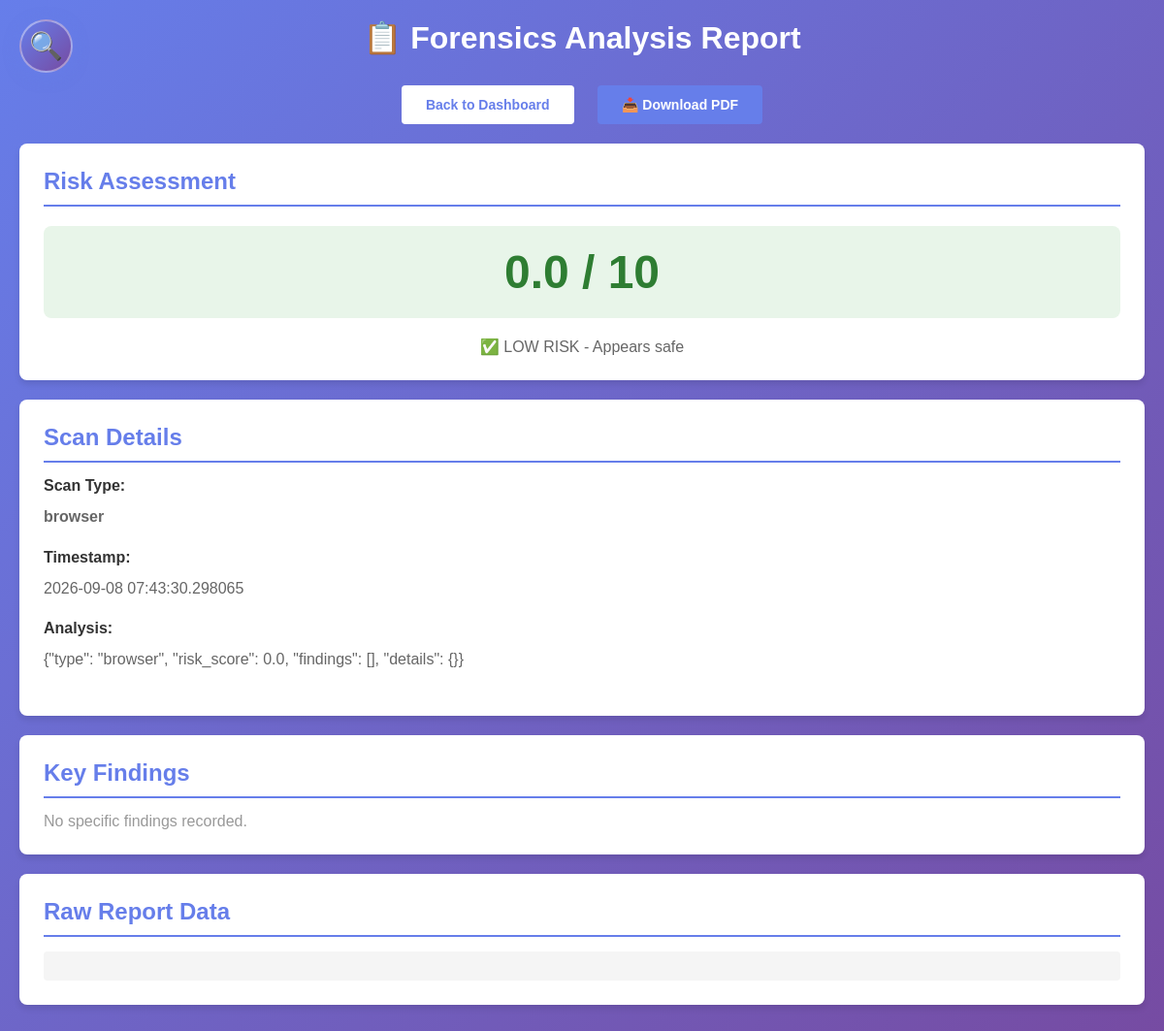
/report/5 (signed in), run on the app's committed database.
### app.py (models this page shows)
class Scan(db.Model):
    id = db.Column(db.Integer, primary_key=True)
    user_id = db.Column(db.Integer, db.ForeignKey('user.id'))
    scan_type = db.Column(db.String(20))
    risk_score = db.Column(db.Float)
    timestamp = db.Column(db.DateTime, default=datetime.utcnow)
    details = db.Column(db.Text)

### app.py (the view)
@app.route('/report/<int:scan_id>')
@login_required
def view_report(scan_id):
    scan = Scan.query.get_or_404(scan_id)
    if scan.user_id != current_user.id:
        return redirect(url_for('index'))
    result = json.loads(scan.details)
    return render_template('report.html', result=result, scan=scan)

### app.py (called while the page is built)
@login_manager.user_loader
def load_user(user_id):
    return User.query.get(int(user_id))

### templates/report.html (shortened to what this page needs)
<!DOCTYPE html>
<html>
<head>
</head>
<body>
    <a href="/" class="home-btn" title="Back to Home"></a>
    <div class="container">
        <div class="header">
            <h1>📋 Forensics Analysis Report</h1>
        </div>
        <div class="actions">
            <a href="/dashboard" class="btn">Back to Dashboard</a>
            <a href="/report/{{ scan.id }}/download" class="btn btn-primary">📥 Download PDF</a>
        </div>
        <div class="card">
            <h2>Risk Assessment</h2>
            <div class="risk-score {% if scan.risk_score >= 7 %}risk-high{% elif scan.risk_score >= 4 %}risk-medium{% else %}risk-low{% endif %}">
                {{ scan.risk_score }} / 10
            </div>
            <p style="text-align: center; color: #666;">
                {% if scan.risk_score >= 7 %}
                    ⚠️ HIGH RISK - Immediate action recommended
                {% elif scan.risk_score >= 4 %}
                    ⚡ MEDIUM RISK - Review recommended
                {% else %}
                    ✅ LOW RISK - Appears safe
                {% endif %}
            </p>
        </div>
        <div class="card">
            <h2>Scan Details</h2>
            <div class="report-section">
                <h3>Scan Type:</h3>
                <p><strong>{{ scan.scan_type }}</strong></p>
            </div>
            <div class="report-section">
                <h3>Timestamp:</h3>
                <p>{{ scan.timestamp }}</p>
            </div>
            <div class="report-section">
                <h3>Analysis:</h3>
                <p>{{ scan.details }}</p>
            </div>
        </div>
        <div class="card">
            <h2>Key Findings</h2>
            {% if scan.findings %}
                <ul class="findings-list">
                    {% for finding in scan.findings %}
                        <li>{{ finding }}</li>
                    {% endfor %}
                </ul>
            {% else %}
                <p style="color: #999;">No specific findings recorded.</p>
            {% endif %}
        </div>
        <div class="card">
            <h2>Raw Report Data</h2>
            <pre style="background: #f5f5f5; padding: 15px; border-radius: 4px; overflow-x: auto;">{{ scan.json_data }}</pre>
        </div>
    </div>
</body>
</html>

### templates/report.html (style rules this page uses)
* { margin: 0; padding: 0; box-sizing: border-box; }
body { font-family: Arial, sans-serif; background: linear-gradient(135deg, #667eea 0%, #764ba2 100%); min-height: 100vh; padding: 20px; }
.container { max-width: 1200px; margin: 0 auto; }
.header { text-align: center; color: white; margin-bottom: 30px; }
.header h1 { font-size: 32px; margin-bottom: 10px; }
.actions { text-align: center; margin-bottom: 20px; }
.btn { display: inline-block; padding: 12px 25px; margin: 0 10px; background: white; color: #667eea; border: none; border-radius: 4px; cursor: pointer; font-size: 14px; font-weight: bold; text-decoration: none; }
.btn-primary { background: #667eea; color: white; }
.card { background: white; padding: 25px; border-radius: 8px; margin-bottom: 20px; box-shadow: 0 4px 6px rgba(0,0,0,0.1); }
.card h2 { color: #667eea; margin-bottom: 15px; border-bottom: 2px solid #667eea; padding-bottom: 10px; }
.report-section { margin-bottom: 20px; }
.report-section h3 { color: #333; margin-bottom: 10px; font-size: 16px; }
.report-section p { color: #666; line-height: 1.6; }
.risk-score { font-size: 48px; font-weight: bold; text-align: center; padding: 20px; border-radius: 8px; margin: 20px 0; }
.risk-low { background: #e8f5e9; color: #2e7d32; }
.home-btn { position: fixed; top: 20px; left: 20px; width: 55px; height: 55px; border-radius: 50%; background: linear-gradient(135deg, #667eea 0%, #764ba2 100%); border: 2px solid rgba(255, 255, 255, 0.4); display: flex; align-items: center; justify-content: center; cursor: pointer; box-shadow: 0 4px 15px rgba(102, 126, 234, 0.5); transition: all 0.3s ease; text-decoration: none; z-index: 1000; font-size: 28px; }
.home-btn::before { content: '🔍'; animation: pulse 2.5s infinite; }

### data on the page
Scan: risk_score "0.0", scan_type "browser", timestamp "2026-09-08 07:43:30.298065", details "{\"type\": \"browser\", \"risk_score\": 0.0, \"findings\": [], \"details\": {}}"
